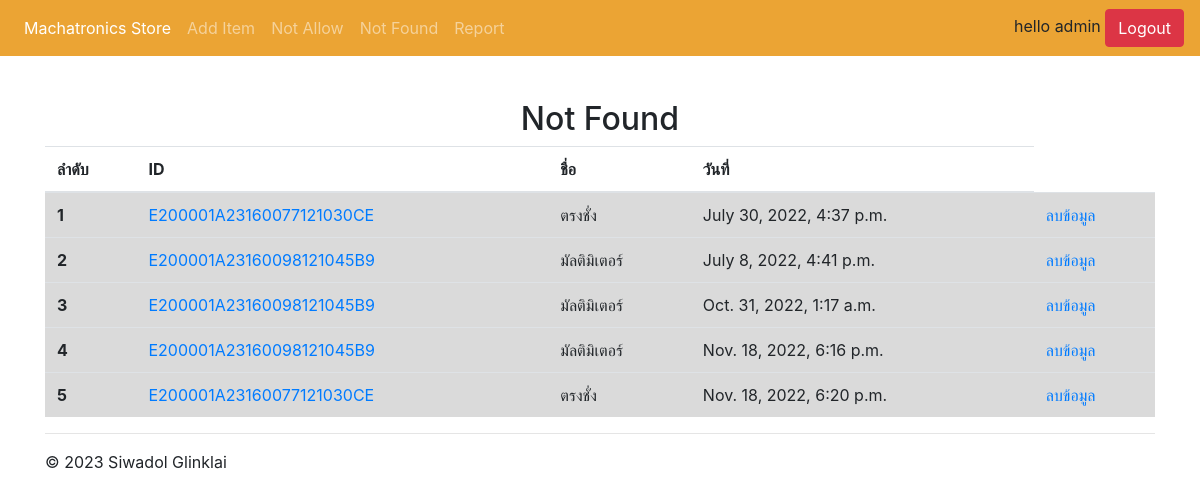
The app's page /notfound/ (signed in) with its own data.
### WebApplication/models.py (models this page shows, shortened)
class NotFound(models.Model):
    tag = models.ForeignKey(ObjectInfo,on_delete=models.CASCADE)
    not_allow = models.ForeignKey(NotAllowed, on_delete=models.CASCADE)
    takeout_time = models.DateTimeField(default=datetime.now())

class ObjectInfo(models.Model):
    all_status = [
        ('อุปกรณ์อยู่','อุปกรณ์อยู่'),
        ('อุปกรณ์ไม่อยู่','อุปกรณ์ไม่อยู่'),
        ('กำลังดำเนินการ','กำลังดำเนินการ'),
        ('ถูกยืม','ถูกยืม'),
        ('คืนของ','คืนของ'),
    ]
    tag_id = models.CharField(max_length=200, primary_key=True)
    tag_name = models.CharField(max_length=50)
    add_date = models.DateField(auto_now_add=True)
    status = models.CharField(
        max_length=20,
        default='อุปกรณ์อยู่',
        choices=all_status
    )
    picture = models.ImageField(upload_to="ObjectInfo",null=True,blank=True)

### WebApplication/views.py (the view)
# urls.py: path('notfound/',login_required(views.notFound), name='notFound'),
def notFound(request):
    objects = NotFound.objects.all()
    return render(request, 'WebApplication/not_found.html',{'objects':objects})

### templates/WebApplication/not_found.html (shortened to what this page needs)
<head>
</head>
{% extends 'WebApplication/base.html' %}
{% block content %}
<h2 align="center">Not Found</h2>
<table class="table">
    <thead>
        <tr>
            <th scope="col">ลำดับ</th>
            <th scope="col">ID</th>
            <th scope="col">ชื่อ</th>
            <th scope="col">วันที่</th>
        </tr>
    </thead>
    <tbody id="table-data">
        {% for object in objects %}
        <tr class="table-active">
            <th>{{forloop.counter}}</th>
            <td><a href="{% url 'WebApplication:itemNF' object.id %}">{{object.tag.tag_id}}</a></td>
            <td><a>{{object.tag.tag_name}}</a></td>
            <td><a>{{object.takeout_time}}</a></td>
            <td><a href="{% url 'WebApplication:deleteNF' object.id %}">ลบข้อมูล</a></td>
        </tr>
        {% endfor %}
    </tbody>
    </table>
{% endblock %}

### templates/WebApplication/base.html (shortened to what this page needs)
<!doctype html>
<html lang="en">
  <head>
    <link rel="stylesheet" href="https://maxcdn.bootstrapcdn.com/bootstrap/4.4.1/css/bootstrap.min.css">
    <link rel="stylesheet" href="https://cdnjs.cloudflare.com/ajax/libs/font-awesome/4.7.0/css/font-awesome.min.css">
  </head>
  <body>
    <nav class="navbar navbar-expand-md navbar-dark fixed-top" style='background-color: #eba434;'>
  <div class="collapse navbar-collapse" id="navbarsExampleDefault">
    <ul class="navbar-nav mr-auto">
      <li class="nav-item active">
        <a class="nav-link" href="{% url 'WebApplication:home' %}">Machatronics Store <span class="sr-only">(current)</span></a>
      </li>
      <li class="nav-item">
        {% if user.is_authenticated %}
          <a class="nav-link" href="{% url 'WebApplication:add' %}">Add Item</a>
        {% endif %}
      </li>
      <li class="nav-item">
        {% if user.is_authenticated %}
          <a class="nav-link" href="{% url 'WebApplication:not_allow' %}">Not Allow</a>
        {% endif %}
      </li>
      <li class="nav-item">
        {% if user.is_authenticated %}
          <a class="nav-link" href="{% url 'WebApplication:notFound' %}">Not Found</a>
        {% endif %}
      </li>
      <li class="nav-item">
        {% if user.is_authenticated %}
          <a class="nav-link" href="{% url 'WebApplication:report' %}">Report</a>
        {% endif %}
      </li>
    </ul>
    <div>
      {% if user.is_authenticated %}
        hello {{user.username}}
        <a class="btn btn-danger" href="{% url 'WebApplication:logout' %}">Logout</a>
      {% endif %}
    </div>
  </div>
</nav>
<main role="main">
  <div class="container">
   {% block content %}
   {% endblock %}
    <hr>
  </div>
</main>
<footer class="container">
  <p>&copy; 2023 Siwadol Glinklai</p>
</footer>
</body>
</html>

### records on screen
NotFound: tag.tag_id "E200001A23160077121030CE", tag.tag_name "ตรงชั่ง", takeout_time "July 30, 2022, 4:37 p.m."
NotFound: tag.tag_id "E200001A23160098121045B9", tag.tag_name "มัลติมิเตอร์", takeout_time "July 8, 2022, 4:41 p.m."
NotFound: tag.tag_id "E200001A23160098121045B9", tag.tag_name "มัลติมิเตอร์", takeout_time "Oct. 31, 2022, 1:17 a.m."
NotFound: tag.tag_id "E200001A23160098121045B9", tag.tag_name "มัลติมิเตอร์", takeout_time "Nov. 18, 2022, 6:16 p.m."
NotFound: tag.tag_id "E200001A23160077121030CE", tag.tag_name "ตรงชั่ง", takeout_time "Nov. 18, 2022, 6:20 p.m."

### other values on screen
{{ user.username }} "admin"
